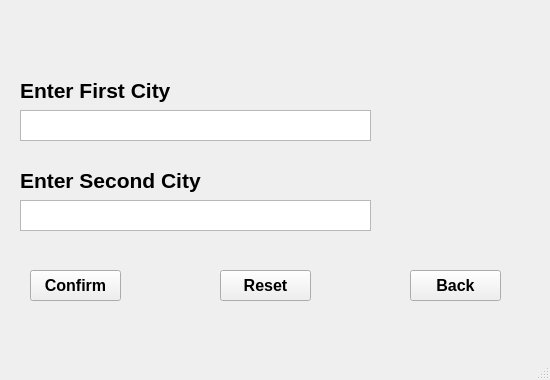
<?xml version="1.0" encoding="UTF-8"?>
<ui version="4.0">
 <class>DeleteEdge</class>
 <widget class="QMainWindow" name="DeleteEdge">
  <property name="geometry">
   <rect>
    <x>0</x>
    <y>0</y>
    <width>550</width>
    <height>380</height>
   </rect>
  </property>
  <property name="windowTitle">
   <string>Delete Edge</string>
  </property>
  <property name="windowIcon">
   <iconset resource="resources.qrc">
    <normaloff>:/Downloads/icons8-map-94.png</normaloff>:/Downloads/icons8-map-94.png</iconset>
  </property>
  <widget class="QWidget" name="centralwidget">
   <widget class="QLabel" name="label_2">
    <property name="geometry">
     <rect>
      <x>20</x>
      <y>160</y>
      <width>231</width>
      <height>41</height>
     </rect>
    </property>
    <property name="font">
     <font>
      <pointsize>16</pointsize>
      <bold>true</bold>
     </font>
    </property>
    <property name="text">
     <string>&lt;html&gt;&lt;head/&gt;&lt;body&gt;&lt;p&gt;Enter Second City&lt;/p&gt;&lt;/body&gt;&lt;/html&gt;</string>
    </property>
   </widget>
   <widget class="QPushButton" name="confirmButton">
    <property name="geometry">
     <rect>
      <x>30</x>
      <y>270</y>
      <width>91</width>
      <height>31</height>
     </rect>
    </property>
    <property name="font">
     <font>
      <pointsize>12</pointsize>
      <bold>true</bold>
     </font>
    </property>
    <property name="text">
     <string>Confirm</string>
    </property>
   </widget>
   <widget class="QTextEdit" name="textEdit">
    <property name="geometry">
     <rect>
      <x>20</x>
      <y>110</y>
      <width>351</width>
      <height>31</height>
     </rect>
    </property>
   </widget>
   <widget class="QPushButton" name="resetButton">
    <property name="geometry">
     <rect>
      <x>220</x>
      <y>270</y>
      <width>91</width>
      <height>31</height>
     </rect>
    </property>
    <property name="font">
     <font>
      <pointsize>12</pointsize>
      <bold>true</bold>
     </font>
    </property>
    <property name="text">
     <string>Reset</string>
    </property>
   </widget>
   <widget class="QPushButton" name="BackButton">
    <property name="geometry">
     <rect>
      <x>410</x>
      <y>270</y>
      <width>91</width>
      <height>31</height>
     </rect>
    </property>
    <property name="font">
     <font>
      <pointsize>12</pointsize>
      <bold>true</bold>
     </font>
    </property>
    <property name="text">
     <string>Back</string>
    </property>
   </widget>
   <widget class="QLabel" name="label">
    <property name="geometry">
     <rect>
      <x>20</x>
      <y>70</y>
      <width>231</width>
      <height>41</height>
     </rect>
    </property>
    <property name="font">
     <font>
      <pointsize>16</pointsize>
      <bold>true</bold>
     </font>
    </property>
    <property name="text">
     <string>&lt;html&gt;&lt;head/&gt;&lt;body&gt;&lt;p&gt;Enter First City&lt;/p&gt;&lt;/body&gt;&lt;/html&gt;</string>
    </property>
   </widget>
   <widget class="QTextEdit" name="textEdit_2">
    <property name="geometry">
     <rect>
      <x>20</x>
      <y>200</y>
      <width>351</width>
      <height>31</height>
     </rect>
    </property>
   </widget>
  </widget>
  <widget class="QMenuBar" name="menubar">
   <property name="geometry">
    <rect>
     <x>0</x>
     <y>0</y>
     <width>550</width>
     <height>17</height>
    </rect>
   </property>
  </widget>
  <widget class="QStatusBar" name="statusbar"/>
 </widget>
 <resources>
  <include location="resources.qrc"/>
 </resources>
 <connections/>
</ui>
